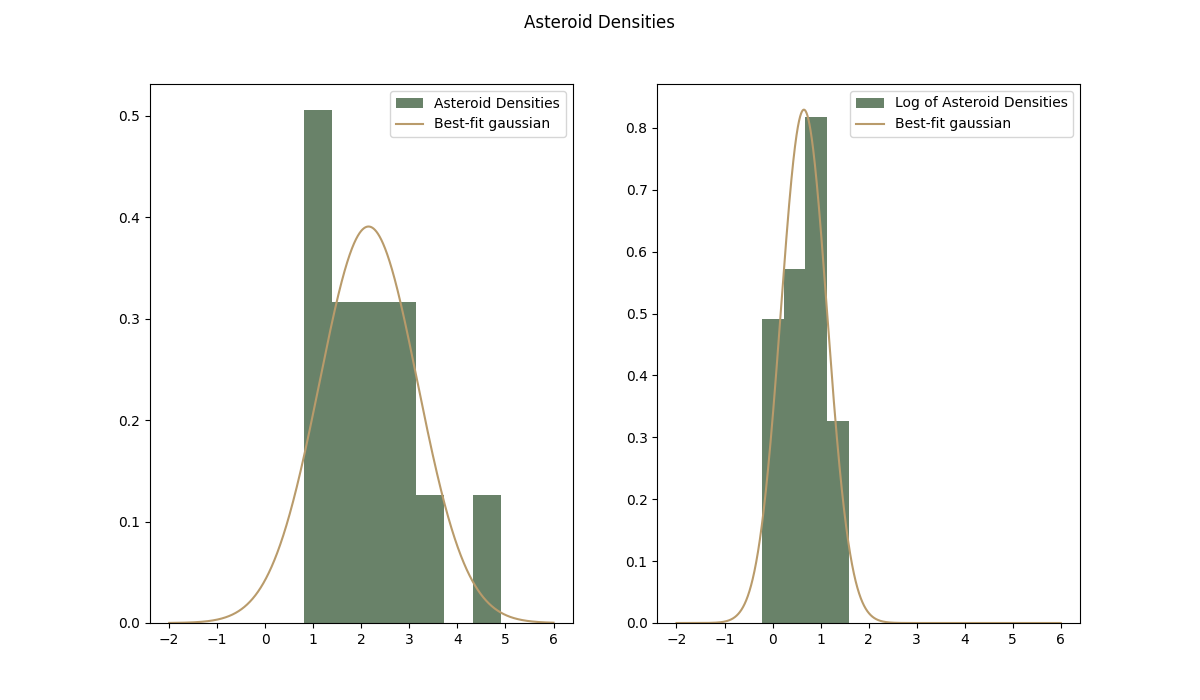

Python code for this plot:
import numpy as np 
from scipy import stats 
import matplotlib.pyplot as plt 
import pandas as pd

df=pd.read_csv('asteroids.csv')
dens = df['Dens'].to_numpy()
logdens = np.log(dens)

#shapiro-wilk test
shap_dens = stats.shapiro(dens)
shap_logdens = stats.shapiro(logdens)

print('p-value for densities =',shap_dens.pvalue)
print('p-value for log of densities =',shap_logdens.pvalue)

#finding best fit gaussians
mu, std = stats.norm.fit(dens)
mu_log, std_log = stats.norm.fit(logdens)

#plotting everything
fig, ax = plt.subplots(1,2)
fig.set_figwidth(12)
fig.set_figheight(7)
fig.suptitle('Asteroid Densities')
x=np.linspace(-2, 6,10000)
ax[0].hist(dens, bins=7, density=True, label='Asteroid Densities',color='#698269')
ax[0].plot(x,stats.norm.pdf(x,mu,std),label= 'Best-fit gaussian',color='#B99B6B')
ax[0].legend()
ax[1].hist(logdens, bins=4, density=True, label='Log of Asteroid Densities',color='#698269')
ax[1].plot(x,stats.norm.pdf(x,mu_log,std_log),label= 'Best-fit gaussian',color='#B99B6B')
ax[1].legend()
plt.savefig('1.png')